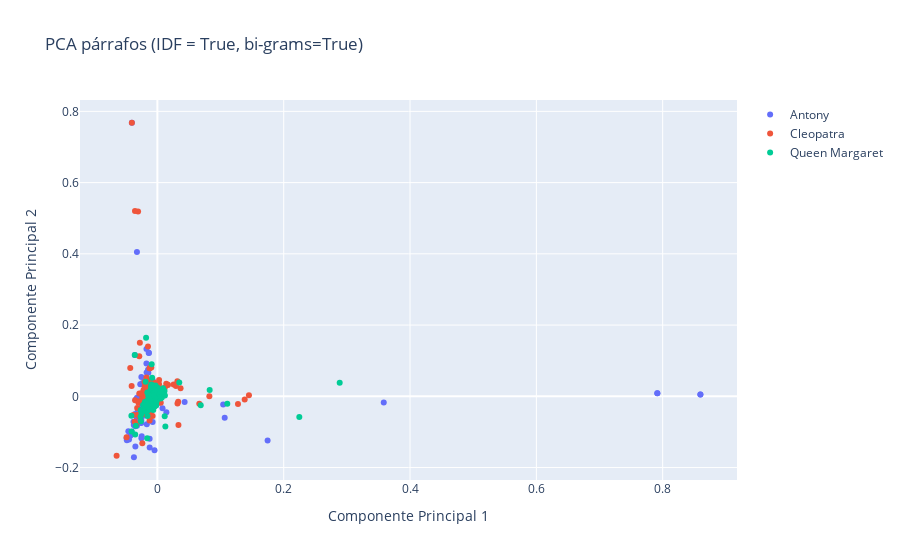

Notebook code for this chart:
### Markdown cell above
### Reducción de dimensionalidad

### Code cell
from sklearn.decomposition import PCA

pca = PCA(n_components=2, svd_solver="arpack")
X_train_red = pca.fit_transform(X_train_tf)

fig = go.Figure()

for character in np.unique(y_train):
    mask_train = y_train == character
    fig.add_trace(go.Scatter(
        x=X_train_red[mask_train, 0],
        y=X_train_red[mask_train, 1],
        mode='markers',
        name=f'{character}'
    ))

fig.update_layout(
    title='PCA párrafos (IDF = True, bi-grams=True)',
    xaxis_title='Componente Principal 1',
    yaxis_title='Componente Principal 2'
)

fig.show()
